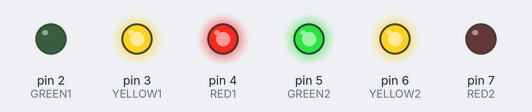
A sketch run on a simulated Arduino Uno, built with avr-gcc and run on an emulated ATmega328P. On the bench: output pins drawn as LEDs (lit = HIGH).

Above: at 2.5 s.
At 6.0 s:
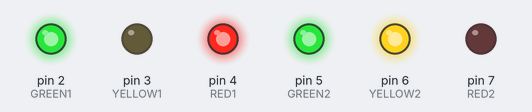
At 9.5 s:
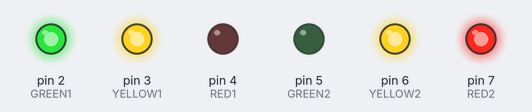
At 13.0 s:
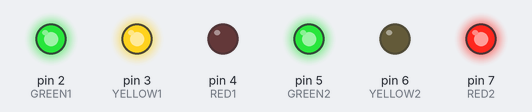
Timing chart, 0 to 18.2 s (numbered marks = the images above):
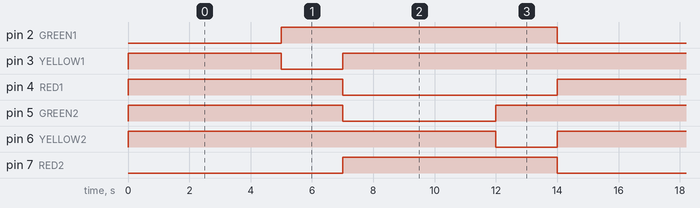

Measured:
- by itself, pin 2 (GREEN1), pin 5 (GREEN2): alternates HIGH for 9.0 s and LOW for 5.0 s
- by itself, pin 3 (YELLOW1), pin 6 (YELLOW2): alternates HIGH for 12.0 s and LOW for 2.0 s
- by itself, pin 4 (RED1), pin 7 (RED2): alternates HIGH for 7.0 s and LOW for 7.0 s

The sketch:

traffic_lights.ino
```cpp
int GREEN1 = 2;
int YELLOW1 = 3;
int RED1 = 4;

int GREEN2 = 5;
int YELLOW2 = 6;
int RED2 = 7;

void setup() {
  pinMode(GREEN1, OUTPUT);
  pinMode(YELLOW1, OUTPUT);
  pinMode(RED1, OUTPUT);
  pinMode(GREEN2, OUTPUT);
  pinMode(YELLOW2, OUTPUT);
  pinMode(RED2, OUTPUT);

  digitalWrite(GREEN1, HIGH);
  digitalWrite(YELLOW1, HIGH);
  digitalWrite(RED1, HIGH);

  digitalWrite(GREEN2, HIGH);
  digitalWrite(YELLOW2, HIGH);
  digitalWrite(RED2, HIGH);

}

void loop() {

green1on_green2off();
delay(5000);

yellow_light_1();
delay(2000);

green1off_green2on();
delay(5000);

yellow_light_2();
delay(2000);

}


void green1on_green2off()
{

  digitalWrite(GREEN1, LOW);
  digitalWrite(YELLOW1, HIGH);
  digitalWrite(RED1, HIGH);

  digitalWrite(GREEN2, HIGH);
  digitalWrite(YELLOW2, HIGH);
  digitalWrite(RED2, LOW);
}

void yellow_light_1()
{
  digitalWrite(GREEN1, HIGH);
  digitalWrite(YELLOW1, LOW);
  digitalWrite(RED1, HIGH);

  digitalWrite(GREEN2, HIGH);
  digitalWrite(YELLOW2, HIGH);
  digitalWrite(RED2, LOW);

}

void green1off_green2on()
{
  digitalWrite(GREEN1, HIGH);
  digitalWrite(YELLOW1, HIGH);
  digitalWrite(RED1, LOW);

  digitalWrite(GREEN2, LOW);
  digitalWrite(YELLOW2, HIGH);
  digitalWrite(RED2, HIGH);
}

void yellow_light_2()
{
  digitalWrite(GREEN1, HIGH);
  digitalWrite(YELLOW1, HIGH);
  digitalWrite(RED1, LOW);

  digitalWrite(GREEN2, HIGH);
  digitalWrite(YELLOW2, LOW);
  digitalWrite(RED2, HIGH);
}
```
